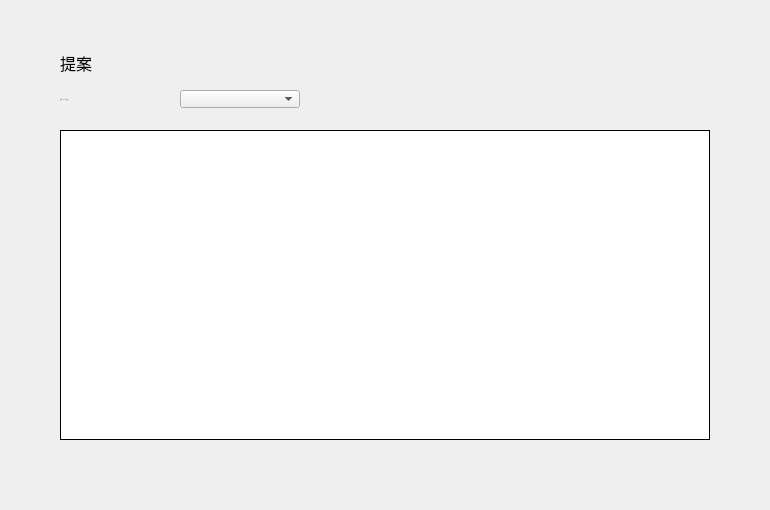
<?xml version="1.0" encoding="UTF-8"?>
<ui version="4.0">
 <class>ProposalPage</class>
 <widget class="QWidget" name="ProposalPage">
  <property name="geometry">
   <rect>
    <x>0</x>
    <y>0</y>
    <width>770</width>
    <height>510</height>
   </rect>
  </property>
  <property name="windowTitle">
   <string>Form</string>
  </property>
  <widget class="QTableWidget" name="proposalTableWidget">
   <property name="geometry">
    <rect>
     <x>60</x>
     <y>130</y>
     <width>650</width>
     <height>310</height>
    </rect>
   </property>
   <property name="cursor" stdset="0">
    <cursorShape>ArrowCursor</cursorShape>
   </property>
   <property name="layoutDirection">
    <enum>Qt::LeftToRight</enum>
   </property>
   <property name="styleSheet">
    <string notr="true"/>
   </property>
   <property name="frameShape">
    <enum>QFrame::Box</enum>
   </property>
   <property name="frameShadow">
    <enum>QFrame::Plain</enum>
   </property>
   <property name="verticalScrollBarPolicy">
    <enum>Qt::ScrollBarAsNeeded</enum>
   </property>
   <property name="horizontalScrollBarPolicy">
    <enum>Qt::ScrollBarAlwaysOff</enum>
   </property>
   <property name="autoScroll">
    <bool>true</bool>
   </property>
   <property name="editTriggers">
    <set>QAbstractItemView::NoEditTriggers</set>
   </property>
   <property name="selectionMode">
    <enum>QAbstractItemView::NoSelection</enum>
   </property>
   <property name="iconSize">
    <size>
     <width>19</width>
     <height>12</height>
    </size>
   </property>
   <property name="showGrid">
    <bool>true</bool>
   </property>
   <property name="gridStyle">
    <enum>Qt::SolidLine</enum>
   </property>
   <attribute name="horizontalHeaderVisible">
    <bool>false</bool>
   </attribute>
   <attribute name="horizontalHeaderCascadingSectionResizes">
    <bool>false</bool>
   </attribute>
   <attribute name="horizontalHeaderHighlightSections">
    <bool>false</bool>
   </attribute>
   <attribute name="verticalHeaderVisible">
    <bool>false</bool>
   </attribute>
   <attribute name="verticalHeaderHighlightSections">
    <bool>false</bool>
   </attribute>
   <column>
    <property name="text">
     <string>失效时间（GMT）</string>
    </property>
    <property name="font">
     <font>
      <family>微软雅黑</family>
     </font>
    </property>
    <property name="textAlignment">
     <set>AlignCenter</set>
    </property>
   </column>
   <column>
    <property name="text">
     <string>发起人</string>
    </property>
    <property name="font">
     <font>
      <family>微软雅黑</family>
     </font>
    </property>
    <property name="textAlignment">
     <set>AlignCenter</set>
    </property>
   </column>
   <column>
    <property name="text">
     <string>类型（点击查看）</string>
    </property>
    <property name="font">
     <font>
      <family>微软雅黑</family>
     </font>
    </property>
    <property name="textAlignment">
     <set>AlignCenter</set>
    </property>
   </column>
   <column>
    <property name="text">
     <string>投票状态</string>
    </property>
    <property name="font">
     <font>
      <family>微软雅黑</family>
     </font>
    </property>
    <property name="textAlignment">
     <set>AlignCenter</set>
    </property>
   </column>
   <column>
    <property name="text">
     <string>我的投票</string>
    </property>
    <property name="font">
     <font>
      <family>微软雅黑</family>
     </font>
    </property>
    <property name="textAlignment">
     <set>AlignCenter</set>
    </property>
   </column>
   <column>
    <property name="text">
     <string/>
    </property>
   </column>
   <column>
    <property name="text">
     <string/>
    </property>
   </column>
  </widget>
  <widget class="QLabel" name="label">
   <property name="geometry">
    <rect>
     <x>60</x>
     <y>90</y>
     <width>120</width>
     <height>18</height>
    </rect>
   </property>
   <property name="font">
    <font>
     <family>Microsoft YaHei UI Light</family>
     <pointsize>-1</pointsize>
     <weight>50</weight>
     <italic>false</italic>
     <bold>false</bold>
    </font>
   </property>
   <property name="styleSheet">
    <string notr="true">QLabel{color: rgb(137,129,161);
font: 11px &quot;Microsoft YaHei UI Light&quot;;}</string>
   </property>
   <property name="text">
    <string>当前DIRECTOR账户</string>
   </property>
   <property name="alignment">
    <set>Qt::AlignLeading|Qt::AlignLeft|Qt::AlignVCenter</set>
   </property>
  </widget>
  <widget class="QComboBox" name="accountComboBox">
   <property name="geometry">
    <rect>
     <x>180</x>
     <y>90</y>
     <width>120</width>
     <height>18</height>
    </rect>
   </property>
   <property name="font">
    <font>
     <family>微软雅黑</family>
     <weight>50</weight>
     <bold>false</bold>
    </font>
   </property>
   <property name="focusPolicy">
    <enum>Qt::NoFocus</enum>
   </property>
   <property name="styleSheet">
    <string notr="true"/>
   </property>
  </widget>
  <widget class="QLabel" name="title_label">
   <property name="geometry">
    <rect>
     <x>60</x>
     <y>50</y>
     <width>200</width>
     <height>26</height>
    </rect>
   </property>
   <property name="font">
    <font>
     <family>微软雅黑</family>
     <pointsize>12</pointsize>
     <weight>50</weight>
     <italic>false</italic>
     <bold>false</bold>
    </font>
   </property>
   <property name="styleSheet">
    <string notr="true"/>
   </property>
   <property name="text">
    <string>提案</string>
   </property>
  </widget>
  <widget class="QStackedWidget" name="stackedWidget">
   <property name="geometry">
    <rect>
     <x>0</x>
     <y>469</y>
     <width>770</width>
     <height>41</height>
    </rect>
   </property>
  </widget>
 </widget>
 <resources/>
 <connections/>
</ui>
